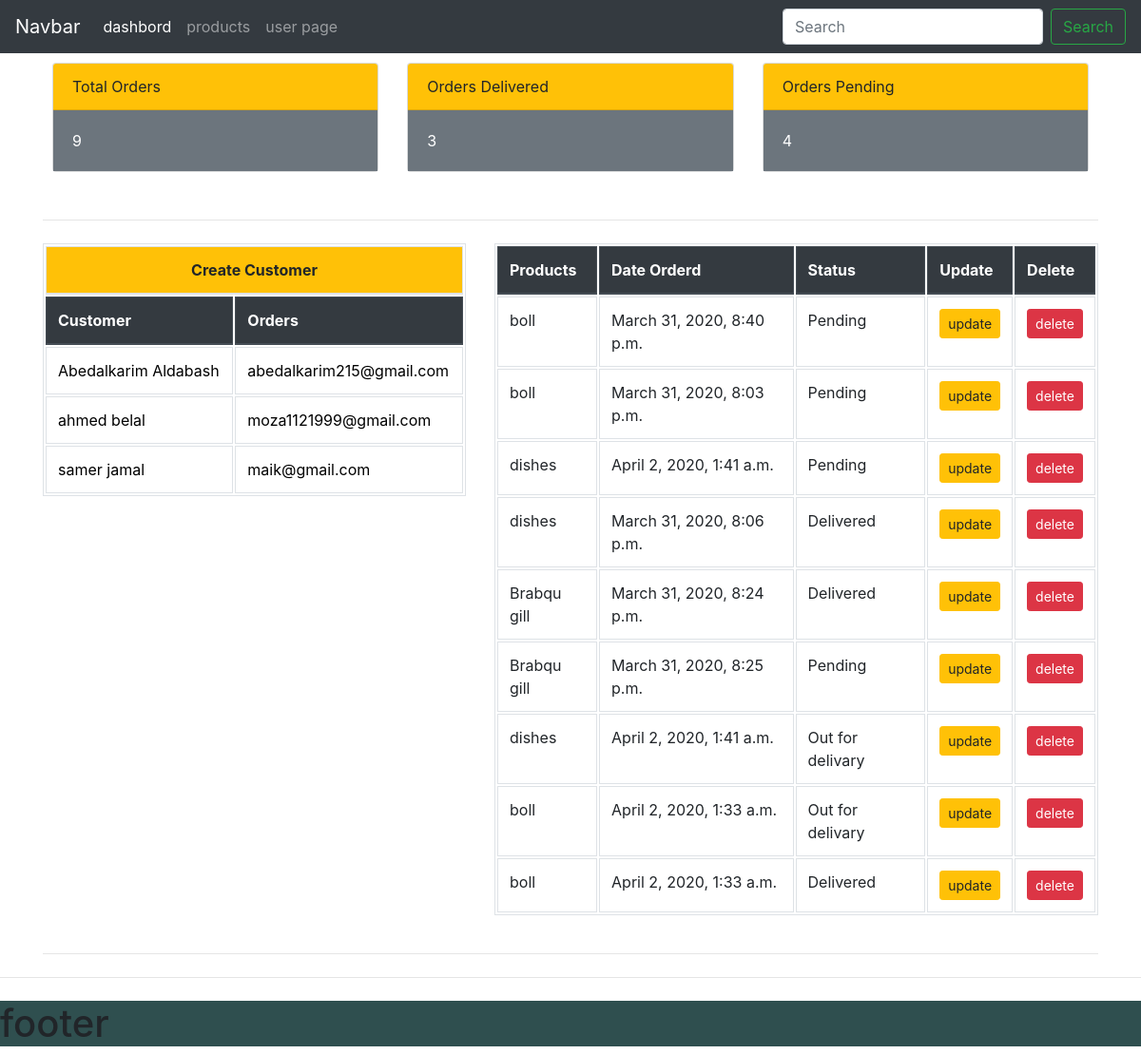
The app's page / (signed in), older data.
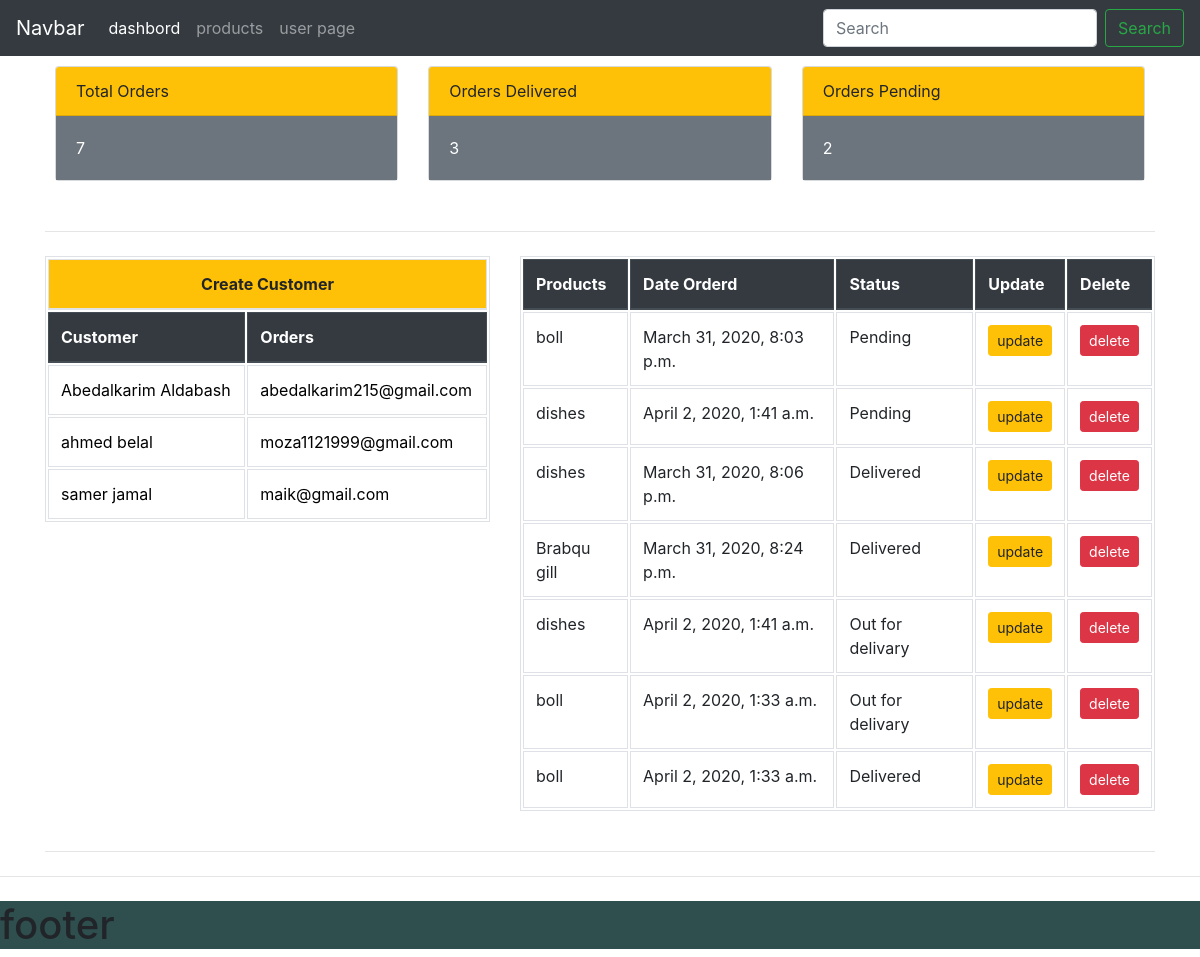
The same page, newer data.
### accounts/models.py (models this page shows, shortened)
class Customer(models.Model) :
    name = models.CharField(max_length=100)
    phone = models.CharField(max_length=100)
    email = models.EmailField()
    date_created = models.DateTimeField(auto_now=True)

class Order(models.Model) :
    STATUS = (
        ('Pending' , 'Pending'),
        ('Out for delivary' , 'Out for delivary'),
        ('Delivered' , 'Delivered'),
    )
    customer = models.ForeignKey(Customer,on_delete=models.SET_NULL ,null=True)
    product = models.ForeignKey(Product,on_delete=models.SET_NULL,null=True)
    date_created = models.DateTimeField(auto_now=True)
    status = models.CharField(max_length=100,choices=STATUS)
    note = models.CharField(max_length=200,null=True)

class Product(models.Model) :
    CATEGORY = (
        ('Indoor', 'Indoor'),
        ('Outdoor', 'Outdoor'),
    )
    name = models.CharField(max_length=200)
    price = models.FloatField()
    category = models.CharField(max_length=100 , choices=CATEGORY)
    description = models.TextField()
    date_created = models.DateTimeField(auto_now=True)
    tag = models.ManyToManyField(Tag)

### accounts/views.py (the view)
# urls.py: path('',home,name='home'),
@login_required(login_url='login_user')
def home(request):
    customers = Customer.objects.all()
    orders = Order.objects.all()
    orders_count = orders.count()
    orders_delivered_count = Order.objects.filter(status='Delivered').count()
    orders_pending_count = Order.objects.filter(status='Pending').count()
    context = {
        'customers':customers,
        'orders':orders,
        'orders_count':orders_count,
        'orders_delivered_count':orders_delivered_count,
        'orders_pending_count':orders_pending_count,
    }
    return render(request, 'accounts/pages/dashbord.html',context)

### accounts/templates/accounts/pages/dashbord.html
{% extends 'accounts/layouts/main.html' %}
{% block content %}
    <div class="row" style="padding: 10px">
    <div class="col-md-12">
    {% include 'accounts/layouts/dashbord/status.html' %}
    </div>
    </div>
    <hr class="my-4">
    <div class="row">
    <div class="col-md-5 panel panel-default">
        {% include 'accounts/layouts/dashbord/create-customer-table.html' %}
    </div>
    <div class="col-md-7">
        {% include 'accounts/layouts/dashbord/customer-order-table.html' %}
    </div>
</div>
    <hr class="my-4">
{% endblock %}

### accounts/templates/accounts/layouts/dashbord/create-customer-table.html
<table class="table table-bordered table-hover " style="border-collapse: separate;">
      <thead class="badge-warning">
        <tr>
          <th scope="col" colspan="2" style="text-align: center">Create Customer</th>
        </tr>
      </thead>
    <thead class="thead-dark">
        <tr>
          <th scope="col">Customer</th>
          <th scope="col">Orders</th>
        </tr>
      </thead>
      <tbody>
      {% for customer in customers %}
            <tr>
              <td>
                  <a style="color: black;text-decoration: none;cursor: help;display: block" href="{% url 'customer' customer.id %}">
                  {{ customer.name }}
                  </a>
              </td>
              <td>
                  <a style="color: black;text-decoration: none;cursor: help;display: block" href="{% url 'customer' customer.id %}">
                    {{ customer.email }}
                  </a>
              </td>
            </tr>
      {% endfor %}
      </tbody>
</table>

### accounts/templates/accounts/layouts/dashbord/customer-order-table.html
<table class="table table-bordered table-hover" style="border-collapse: separate;">
  <thead class="thead-dark">
    <tr>
      <th scope="col">Products</th>
      <th scope="col">Date Orderd</th>
      <th scope="col">Status</th>
      <th scope="col">Update</th>
      <th scope="col">Delete</th>
    </tr>
  </thead>
  <tbody>
  {% for order in orders %}
    <tr>
      <td>{{order.product.name}}</td>
      <td>{{order.date_created}}</td>
      <td>{{order.status}}</td>
      <td><a class="btn btn-sm btn-warning" style="width: 100%" href="{% url 'update_order' order.id %}" >update</a> </td>
        <td><a class="btn btn-sm btn-danger" style="width: 100%" href="{% url 'delete_order' order.id %}" >delete</a> </td>
    </tr>
    {% endfor %}
  </tbody>
</table>

Row changes from the older to the newer data that the page shows:
removed Order: product.name "boll", date_created "March 31, 2020, 8:40 p.m.", status "Pending"
removed Order: product.name "Brabqu gill", date_created "March 31, 2020, 8:25 p.m.", status "Pending"
Text that changed along with them:
{{ orders_count }}: "9" → "7"
{{ orders_pending_count }}: "4" → "2"
